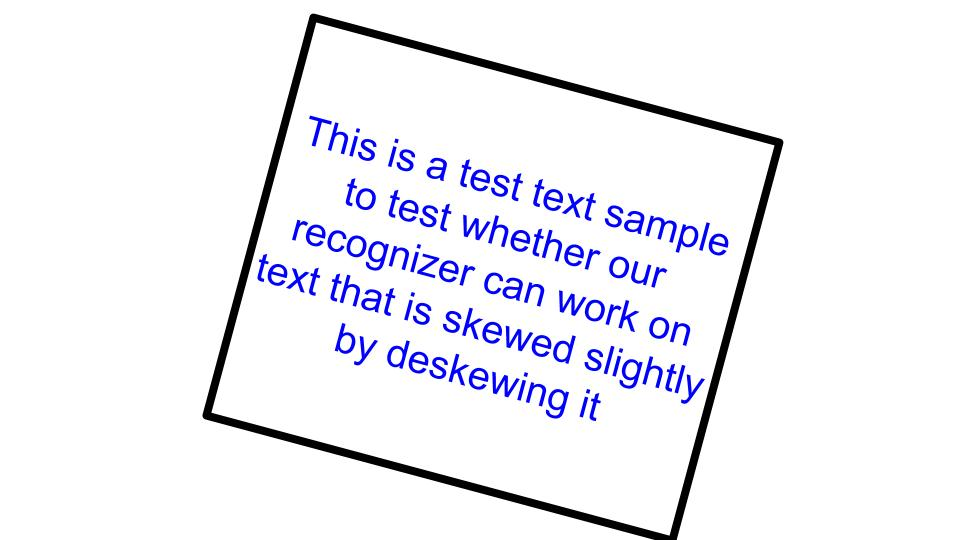
#> input picture segementation/skew.jpg, 960 x 540 px
$ python deskew.py
#> lines starting #> are read from the running program, lines starting #| are printed output that depends on the picture
#!/usr/bin/python3
from PIL import Image,ImageDraw,ImageFilter
import math

#return rotated image
def rotate(angle):
    #create image with alpha channel
    im1 = Image.new('RGBA',im.size,(255,255,255,255))
    im1.paste(im,(0,0))
    # converted to have an alpha layer
    im2 = im1.convert('RGBA')
    # rotated image
    rot = im1.rotate(angle, expand=1)
    # a white image same size as rotated image
    fff = Image.new('RGBA', rot.size, (255,)*4)
    # create a composite image using the alpha layer of rot as a mask
    out = Image.composite(rot, fff, rot)
    # save your work (converting back to mode='1' or whatever..)
    #out.convert(img.mode).save('test2.bmp')
    out1 = Image.new('RGB',out.size,(255,255,255,255))
    out1.paste(out,(0,0))
    return out1

im = Image.open('skew.jpg')
#> im is the input picture: PIL image 960x540 RGB; mean R, G, B 239.9, 240, 246.1
gray = im.convert('L')
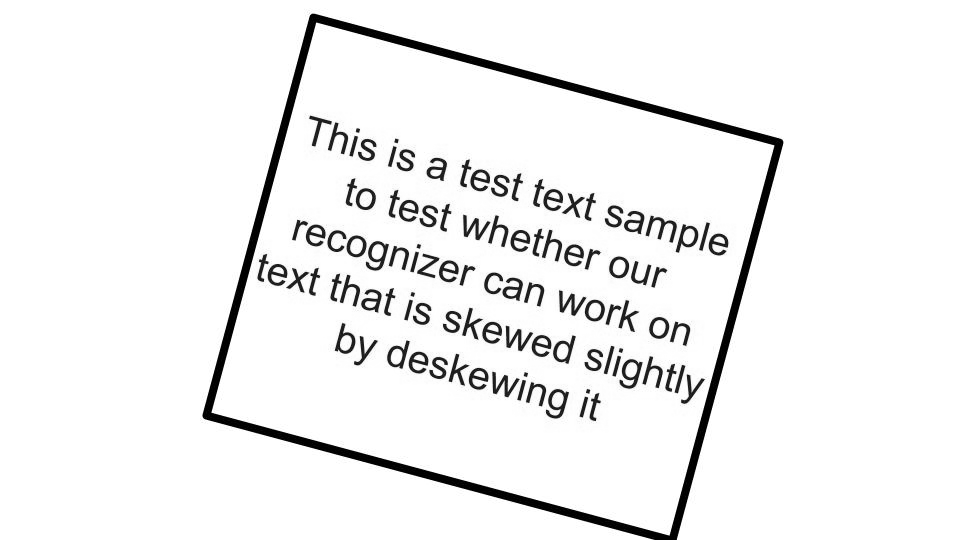
#> gray: PIL image 960x540 L; min 0, max 255, mean 240.7

corners = []

for i in range(im.size[0]):
    flag = False
    for j in range(im.size[1]):
        if gray.getpixel((i,j))<30:
            corners.append([i,j])
            flag = True
            break
    if flag==True:
        break
#> after the loop, corners = [[203, 413]]
for j in range(im.size[1]):
    flag = False
    for i in range(im.size[0]):
        if gray.getpixel((i,j))<30:
            corners.append([i,j])
            flag = True
            break
    if flag==True:
        break
#> after the loop, corners = [[203, 413], [312, 14]]
for i in reversed(range(im.size[0])):
    flag = False
    for j in range(im.size[1]):
        if gray.getpixel((i,j))<30:
            corners.append([i,j])
            flag = True
            break
    if flag==True:
        break
#> after the loop, corners = [[203, 413], [312, 14], [782, 141]]
for j in reversed(range(im.size[1])):
    flag = False
    for i in reversed(range(im.size[0])):
        if gray.getpixel((i,j))<30:
            corners.append([i,j])
            flag = True
            break
    if flag==True:
        break

#convert corners to cartesian system and identify correct corners
# LU LB RU RB
for i in range(len(corners)):
    corners[i][1] = im.size[1]-1-corners[i][1]
corners = sorted(corners,key=lambda x:x[0])
if corners[0][1] > corners[1][1]:
    corners[0],corners[1] = corners[1],corners[0]
if corners[2][1] > corners[3][1]:
    corners[2],corners[3] = corners[3],corners[2]

#find angle of roatation from corners
m1 = (corners[2][1]-corners[0][1]) / (corners[2][0]-corners[0][0])
#> m1 = -0.267
th1 = math.degrees(math.atan(m1))
#> th1 = -14.95
m2 = (corners[3][1]-corners[1][1]) / (corners[3][0]-corners[1][0])
#> m2 = -0.27
th2 = math.degrees(math.atan(m2))
m3 = (corners[1][1]-corners[0][1]) / (corners[1][0]-corners[0][0])
th3 = math.degrees(math.atan(m3)) - 90
m4 = (corners[3][1]-corners[2][1]) / (corners[3][0]-corners[2][0])
th4 = math.degrees(math.atan(m4)) - 90
th = -(th1+th2+th3+th4)/4

#rotate image
out = rotate(th)
#> in rotate, `im1 = Image.new('RGBA',im.size,(255,255,255,255))`: im1: PIL image 960x540 RGBA; every value is 255
#> in rotate, `rot = im1.rotate(angle, expand=1)`:
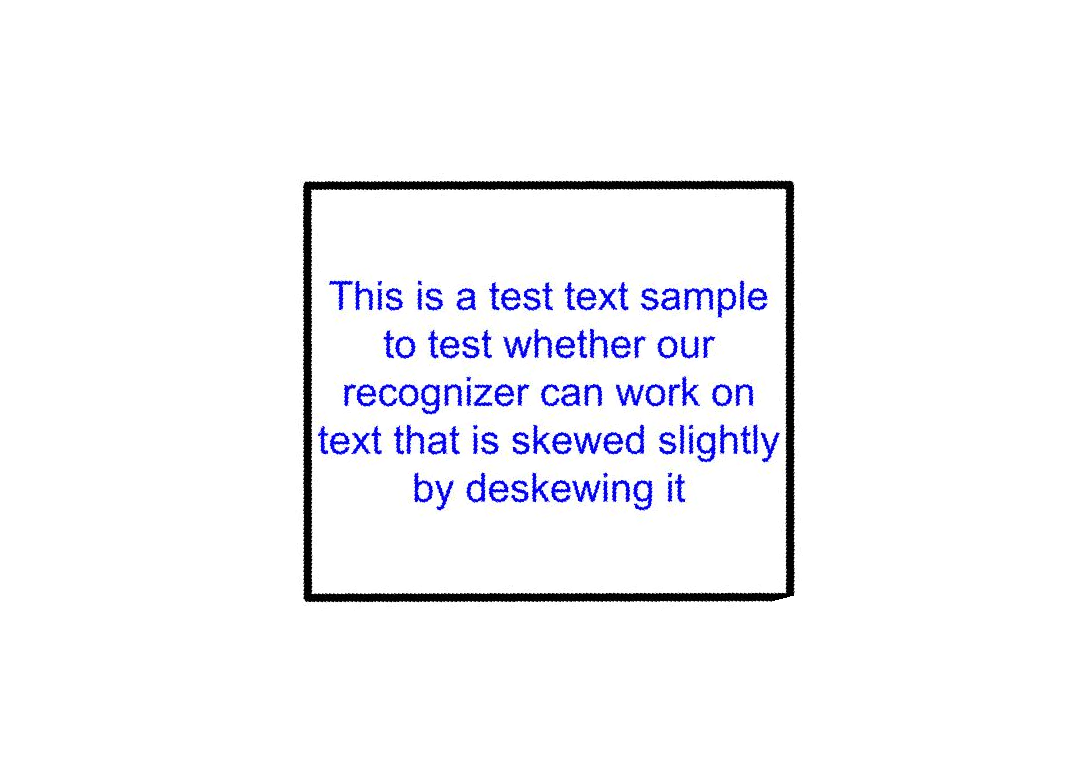
#> rot: PIL image 1068x772 RGBA; mean R, G, B, A 150.9, 150.9, 154.7, 160.3; transparent parts drawn white
#> in rotate, `fff = Image.new('RGBA', rot.size, (255,)*4)`: fff: PIL image 1068x772 RGBA; every value is 255
#> in rotate, `out1 = Image.new('RGB',out.size,(255,255,255,255))`: out1: PIL image 1068x772 RGB; every value is 255
gout = out.convert("L")
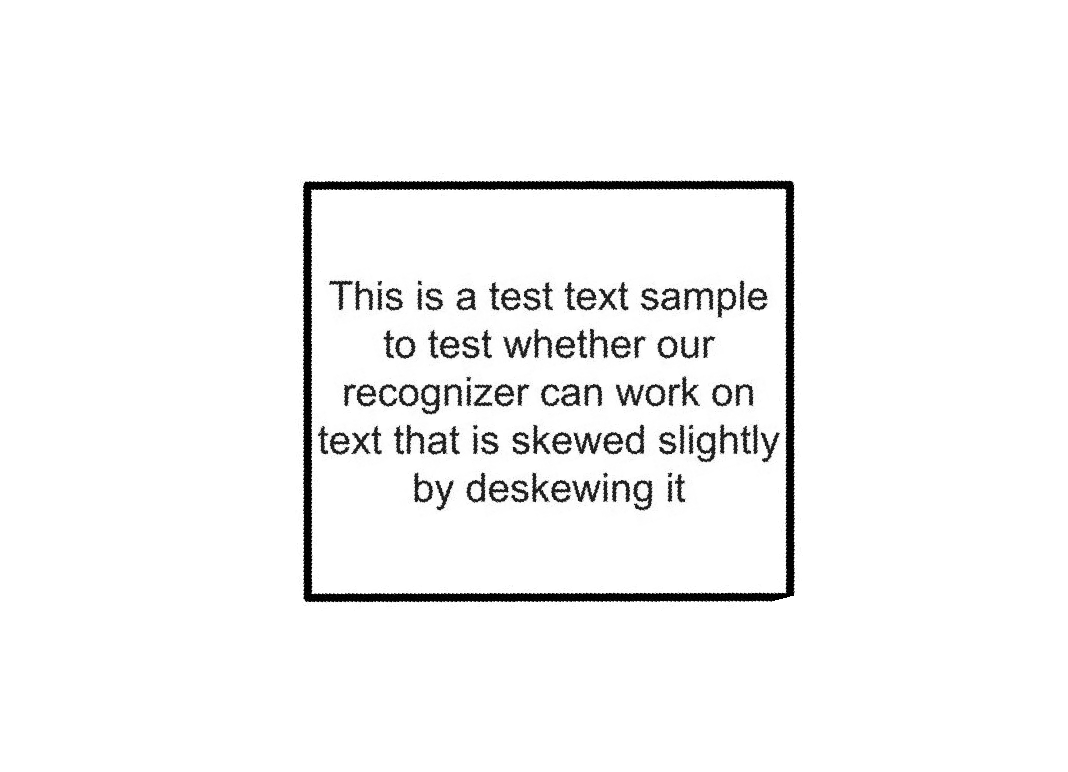
#> gout: PIL image 1068x772 L; min 0, max 255, mean 246

'''
#remove black boundary from image
for i in range(out.size[0]):
    for j in range(out.size[1]):
        if gout.getpixel((i,j)) < 30:
            out.putpixel((i,j),(255,255,255))
'''
'''
rcorners=[]

for i in range(out.size[0]):
    rflag = False
    for j in range(out.size[1]):
        if gout.getpixel((i,j))<30:
            rcorners.append([i,j])
            rflag = True
            break
    if rflag==True:
        break

for i in reversed(range(out.size[0])):
    rflag = False
    for j in range(out.size[1]):
        if gout.getpixel((i,j))<30:
            rcorners.append([i,j])
            rflag = True
            break
    if rflag==True:
        break

c = int(corners[0][0]/2 + corners[1][0]/2)

for i in range(min(corners[0][1],corners[1][1]),gout.size[1]):
    if gout.getpixel((c,i)) > 100:
        rcorners.append([c,i])
        break

draw = ImageDraw.Draw(out)
draw.line((0,corners[0][1],im.size[0],corners[0][1]),fill=128)
draw.line((0,corners[1][1],im.size[0],corners[1][1]),fill=128)
draw.line((0,corners[2][1],im.size[0],corners[2][1]),fill=128)
out.show()
'''
findwidth = []
new = out.filter(ImageFilter.FIND_EDGES)
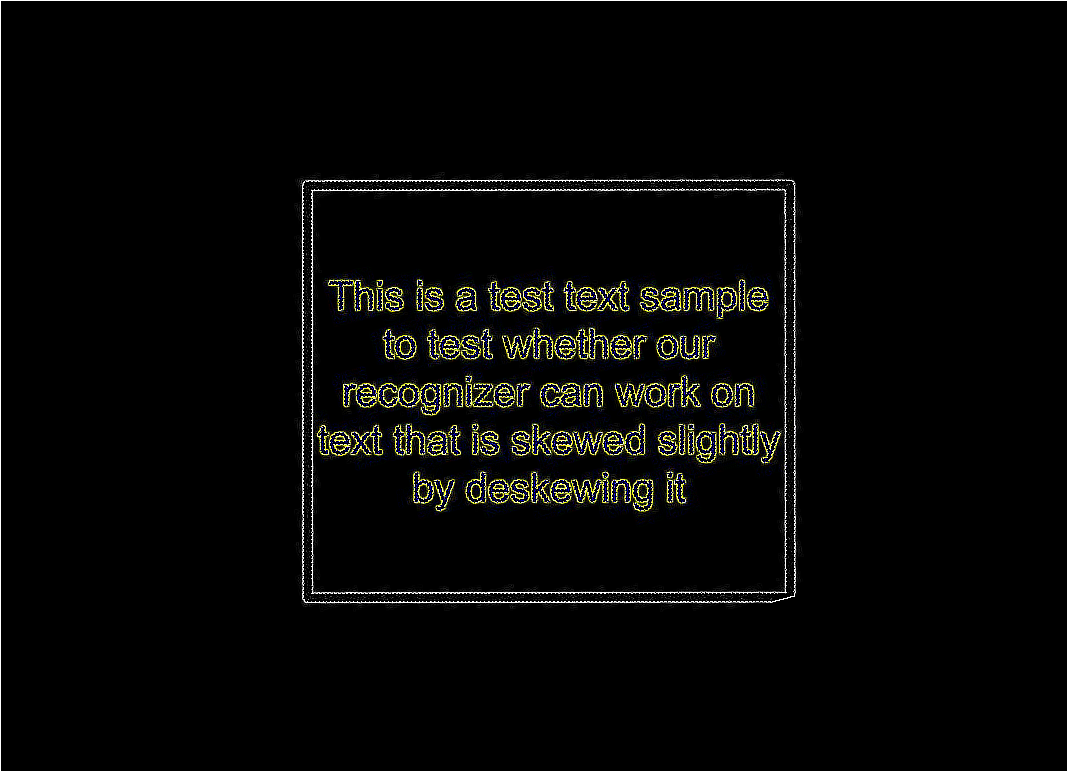
#> new: PIL image 1068x772 RGB; mean R, G, B 7.4, 7.5, 6.3
newg = new.convert('L')
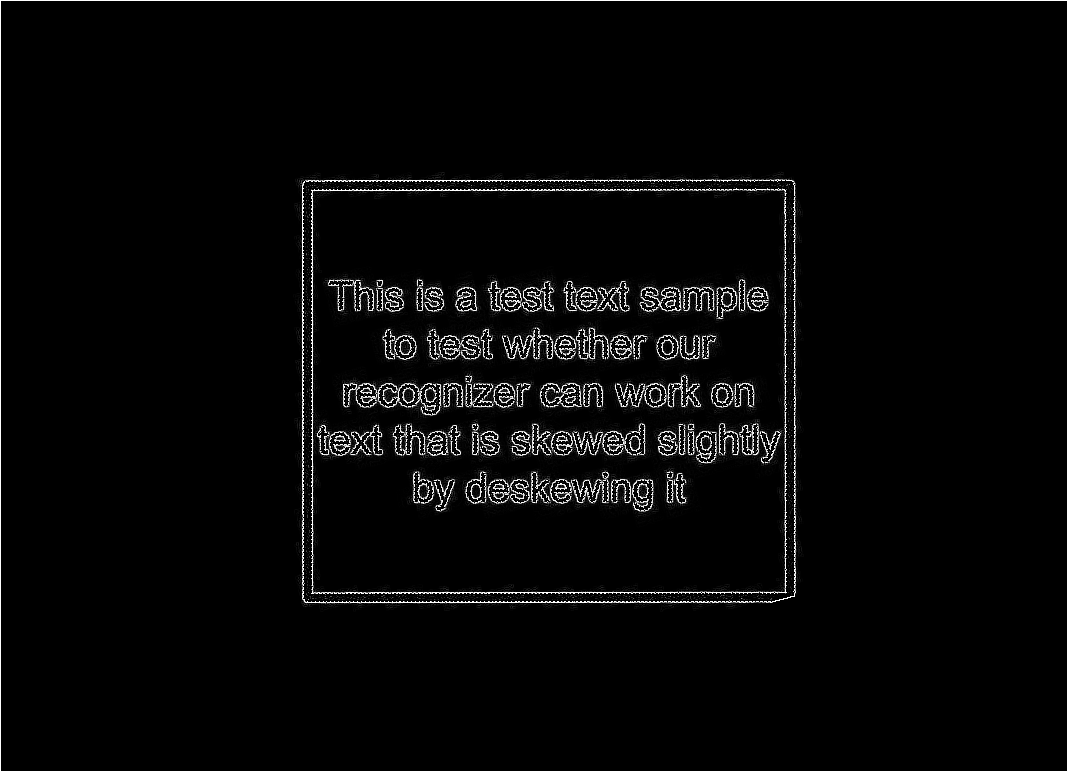
#> newg: PIL image 1068x772 L; min 0, max 255, mean 7.3
newg.show()
#out.show()
out.save('skew_no.jpg')

$ run again, with segementation/multi_test.jpg copied over segementation/skew.jpg
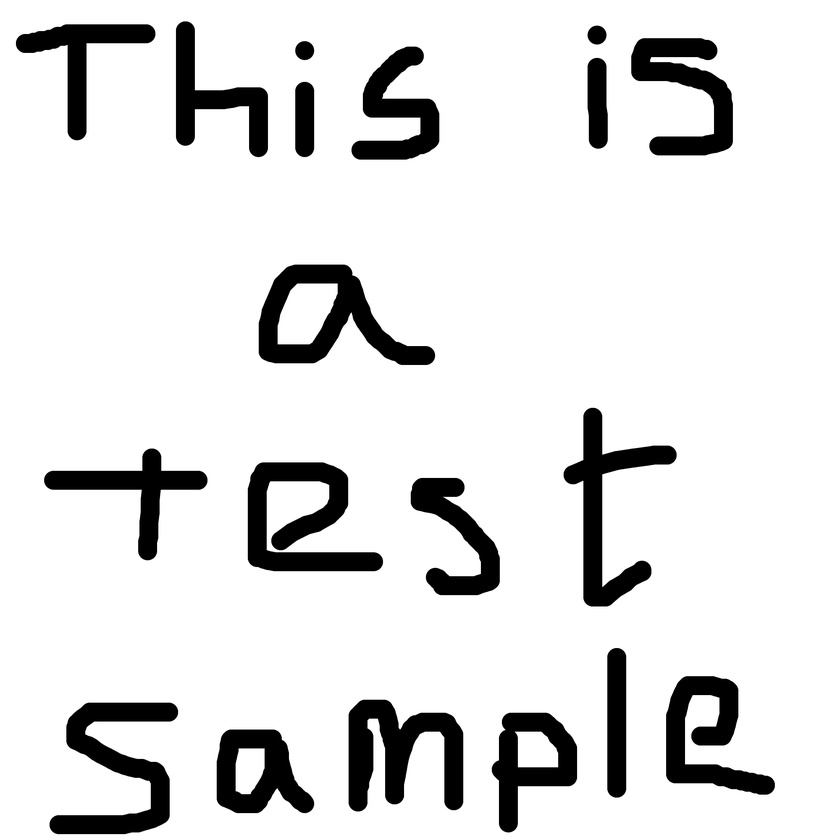
#> input picture segementation/multi_test.jpg, 840 x 840 px, shrunk from 2000 x 2000 before the run
#> im is the input picture: PIL image 840x840 RGB; min 0, max 255, mean 224.2
#> in rotate, `rot = im1.rotate(angle, expand=1)`:
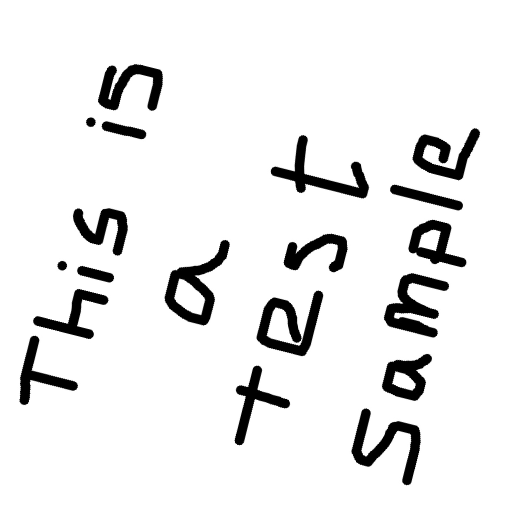
#> rot: PIL image 1022x1022 RGBA (shown at 1/2 size); mean R, G, B, A 151.4, 151.4, 151.4, 172.3; transparent parts drawn white
#> fff: PIL image 1022x1022 RGBA; every value is 255
#> `new = out.filter(ImageFilter.FIND_EDGES)`:
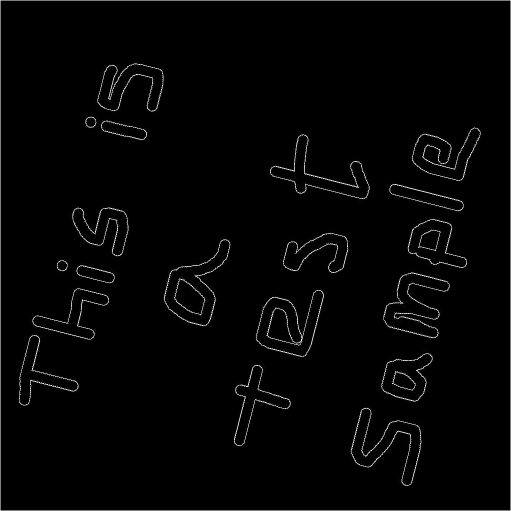
#> new: PIL image 1022x1022 RGB (shown at 1/2 size); min 0, max 255, mean 4.4
